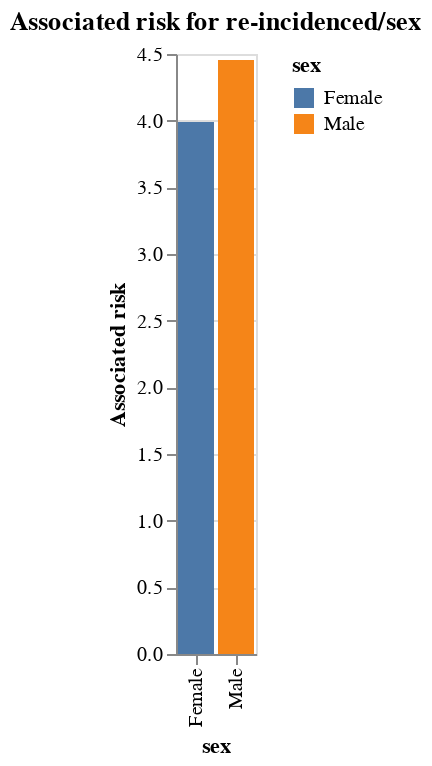

Notebook cell for this chart:
### Markdown cell above
* There is almost no difference between women (AA Vs C).
* AA men have higher values than C men

### Code cell
# Analizing sex Vs mean(decile_score)
alt.Chart(data, title="Associated risk for re-incidenced/sex"
         ).mark_bar(
).encode(x=alt.X("sex:O"),
         y=alt.Y("mean(decile_score):Q", title='Associated risk'),
         color=alt.Color("sex"),
         tooltip=['mean(decile_score)']
)

### Figure 1 — Vega-Lite specification as saved in the notebook (floating-point values rounded to 4 significant figures; data arrays with more than 128 entries replaced by an {"elided": "..."} marker saying what was removed)
{"config": {"view": {"continuousWidth": 400, "continuousHeight": 300}}, "data": {"name": "data-071915f4b1bf3afdc2c13894391fcc57"}, "mark": "bar", "encoding": {"color": {"type": "nominal", "field": "sex"}, "tooltip": [{"type": "quantitative", "aggregate": "mean", "field": "decile_score"}], "x": {"type": "ordinal", "field": "sex"}, "y": {"type": "quantitative", "aggregate": "mean", "field": "decile_score", "title": "Associated risk"}}, "title": "Associated risk for re-incidenced/sex", "$schema": "https://vega.github.io/schema/vega-lite/v4.8.1.json", "datasets": {"data-071915f4b1bf3afdc2c13894391fcc57": {"elided": "5000 records"}}}
